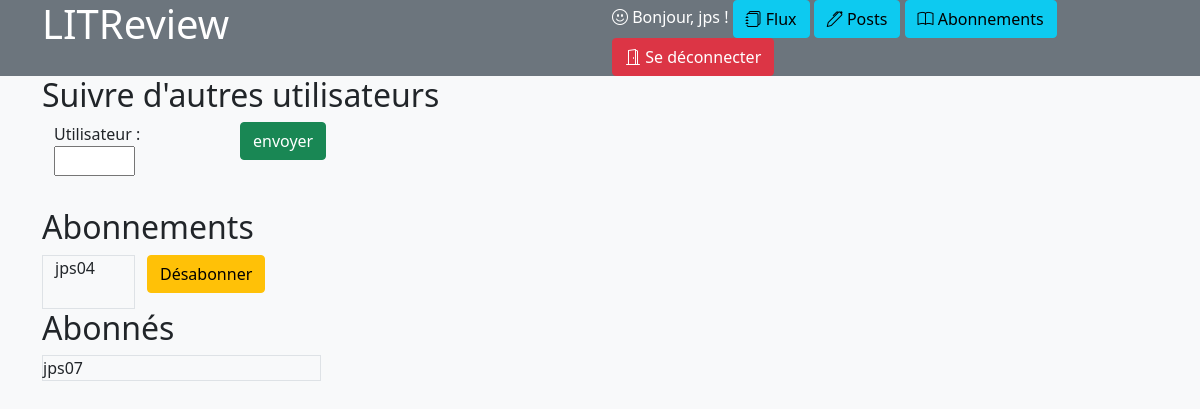
Page /home/abonnements (signed in) on the committed database.
### connexion/models.py (models this page shows, shortened)
class ConnectUser(AbstractBaseUser):
    pseudo = models.CharField(
        unique=True,
        max_length=10,
        blank=False
    )
    email = models.EmailField(
        unique=True,
        max_length=255,
        blank=False
    )
    is_active = models.BooleanField(default=True)
    is_staff = models.BooleanField(default=False)
    is_admin = models.BooleanField(default=False)
    USERNAME_FIELD = "pseudo"
    REQUIRED_FIELDS = ["email"]
    objects = MyUserManager()

### review/models.py (models this page shows)
class UserFollows(models.Model):
    user = models.ForeignKey(settings.AUTH_USER_MODEL, on_delete=models.SET_NULL, null=True, related_name='following')
    followed_user = models.ForeignKey(settings.AUTH_USER_MODEL, on_delete=models.SET_NULL, null=True, related_name='followed_by')
    class Meta:
        unique_together = ('user', 'followed_user')

### review/views.py (the view, shortened to what this page needs)
# urls.py: path('home/abonnements', login_required(review.views.UserFollowsView.as_view()),name='abonnements'),
class UserFollowsView(View):
    template_name = 'review/abonnements.html'
    form = UserFollowsForm
    success_url = reverse_lazy('home')
    def get(self, request):
        form = self.form()
        follows = UserFollows.objects.filter(user=self.request.user)
        followers = UserFollows.objects.filter(followed_user=self.request.user)
        return render(request,
                      self.template_name,
                      {"follows": follows,
                       "form": form,
                       "followers": followers})

### review/forms.py
class UserFollowsForm(forms.Form):
    followed_name = forms.CharField(label="Utilisateur" ,widget = forms.TextInput())

### review/templates/review/abonnements.html (shortened to what this page needs)
{% extends 'base.html' %}
{% block content %}
<div class="container">
    <h2>Suivre d'autres utilisateurs</h2>
    <form method="POST">
        <div class="container">
            <div class="row">
                <div class="col-2">
                    {{form.as_p}}
                </div>
                <div class="col">
                    <input type="submit" class="btn btn-success" value="envoyer">
                </div>
            </div>
        </div>
    </form>
    <h2>Abonnements</h2>
    {% if follows %}
        {% for follow in follows %}
             <div class="container">
                 <div class="row">
                     <div class="col-1 border">
                         {{ follow.followed_user}}
                     </div>
                     <div class="col-2">
                         <form onsubmit="return confirm('Etes-vous sûr?');" action="{% url 'delete_abonnements' follow.id %}" method="POST">
                            <button class="btn btn-warning">Désabonner</button>
                        </form>
                     </div>
                 </div>
             </div>
        {% endfor ´%}
    {% endif %}
    <h2>Abonnés</h2>
    {% if followers %}
        {% for follower in followers %}
             <div  class="border w-25">
               {{ follower.user}}
             </div>
        {% endfor ´%}
    {% endif %}
</div>
{% endblock content %}

### templates/base.html (shortened to what this page needs)
{% load static %}
<html >
    <head>
        <link href="https://cdn.jsdelivr.net/npm/bootstrap@5.0.2/dist/css/bootstrap.min.css" rel="stylesheet"
>
        <link rel="stylesheet" href="https://cdn.jsdelivr.net/npm/bootstrap-icons@1.5.0/font/bootstrap-icons.css">
        <link rel="stylesheet" href="{% static 'app.css' %}">
    </head>
    <body class="bg-light text-dark">
        <header  class="bg-secondary text-white">
            <div class="container">
                <div class="row">
                    <div class="col-6">
                        <h1>LITReview</h1>
                    </div>
                    <div class="col">
                        {% if user.is_authenticated %}
                            <a>
                                <i class="bi bi-emoji-smile"></i>
                                Bonjour, {{ user }} !
                            </a>
                            <a class="btn btn-info" href="{% url 'home' %}">
                                <i class="bi bi-journals"></i>
                                Flux
                            </a>
                            <a class="btn btn-info" href="{% url 'posts' %}">
                                <i class="bi bi-pen"></i>
                                Posts
                            </a>
                            <a class="btn btn-info" href="{% url 'abonnements' %}">
                                <i class="bi bi-book"></i>
                                Abonnements
                            </a>
                            <a class="btn btn-danger" href="{% url 'logout' %}" >
                                <i class="bi bi-door-open"></i>
                                Se déconnecter
                            </a>
                        {% endif %}
                    </div>
                </div>
            </div>
        </header>
        <div >
            {% block content %}
            {% endblock content %}
        </div>
    </body>
</html>

### static/app.css (style rules this page uses)
#id_followed_name { width: 50%; }

### rows in the picture
ConnectUser: pseudo "jps"
UserFollows: followed_user "jps04"
UserFollows: user "jps07"
